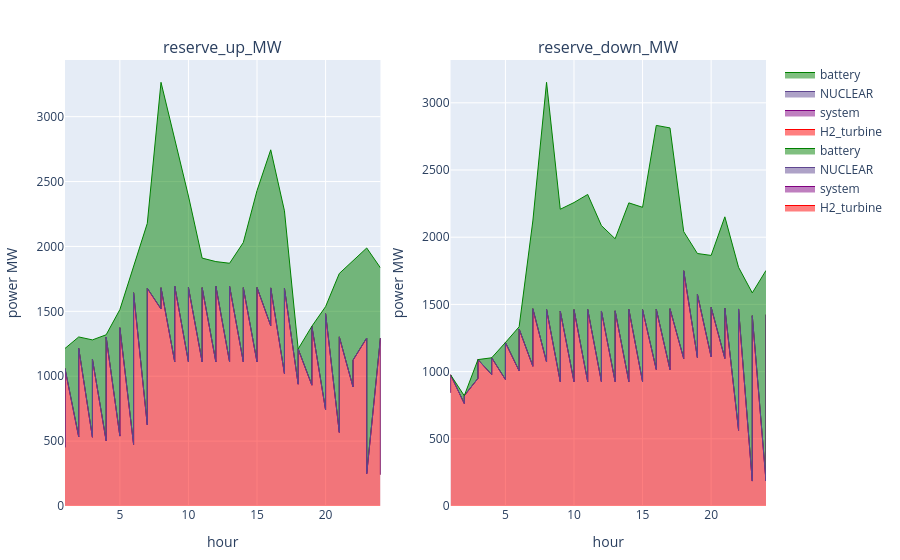

The cell this chart's notebook holds for it:
### Code cell
if !dissagregate_by_battery
    p2 = plot_reserve(reserve_uc)
else
    p1 = plot_reserve_by_fieldy(s_uc.reserve[(s_uc.reserve.configuration .== config_) .&  (s_uc.reserve.day .== day_) .&  (s_uc.reserve.resource .== "battery"),:], :reserve_up_MW, :r_id)
    p2 = plot_reserve_by_fieldy(s_uc.reserve[(s_uc.reserve.configuration .== config_) .&  (s_uc.reserve.day .== day_) .&  (s_uc.reserve.resource .== "battery"),:], :reserve_down_MW, :r_id)
    [p1 p2]
end

### Figure 1 — Plotly figure (JSON) as saved in the notebook; plotly's stock layout.template omitted (floating-point values rounded to 4 significant figures)
{"data": [{"line": {"color": "red", "shape": "line", "width": 1}, "mode": "lines", "name": "H2_turbine", "stackgroup": 1, "type": "scatter", "x": [1, 2, 3, 4, 5, 6, 7, 8, 9, 10, 11, 12, 13, 14, 15, 16, 17, 18, 19, 20, 21, 22, 23, 24, 1, 2, 3, 4, 5, 6, 7, 8, 9, 10, 11, 12, 13, 14, 15, 16, 17, 18, 19, 20, 21, 22, 23, 24], "xaxis": "x1", "y": [452.5, 532.3, 530.0, 502.6, 538.8, 474.5, 625.2, 1518.0, 1110.0, 1110.0, 1110.0, 1110.0, 1110.0, 1110.0, 1110.0, 1389.0, 1020.0, 938.6, 931.1, 740.1, 567.2, 916.8, 1294.0, 1294.0, 1058.0, 1214.0, 1131.0, 1302.0, 1374.0, 1643.0, 1677.0, 1682.0, 1694.0, 1684.0, 1682.0, 1694.0, 1693.0, 1682.0, 1683.0, 1680.0, 1677.0, 1210.0, 1385.0, 1482.0, 1303.0, 1124.0, 249.3, 241.6], "yaxis": "y1"}, {"line": {"color": "purple", "shape": "line", "width": 1}, "mode": "lines", "name": "system", "stackgroup": 1, "type": "scatter", "x": [1, 2, 3, 4, 5, 6, 7, 8, 9, 10, 11, 12, 13, 14, 15, 16, 17, 18, 19, 20, 21, 22, 23, 24, 1, 2, 3, 4, 5, 6, 7, 8, 9, 10, 11, 12, 13, 14, 15, 16, 17, 18, 19, 20, 21, 22, 23, 24], "xaxis": "x1", "y": [null, null, null, null, null, null, null, null, null, null, null, null, null, null, null, null, null, null, null, null, null, null, null, null, null, null, null, null, null, null, null, null, null, null, null, null, null, null, null, null, null, null, null, null, null, null, null, null], "yaxis": "y1"}, {"line": {"color": "rgba(95, 70, 144, 1)", "shape": "line", "width": 1}, "mode": "lines", "name": "NUCLEAR", "stackgroup": 1, "type": "scatter", "x": [1, 2, 3, 4, 5, 6, 7, 8, 9, 10, 11, 12, 13, 14, 15, 16, 17, 18, 19, 20, 21, 22, 23, 24, 1, 2, 3, 4, 5, 6, 7, 8, 9, 10, 11, 12, 13, 14, 15, 16, 17, 18, 19, 20, 21, 22, 23, 24], "xaxis": "x1", "y": [0, 0, 0, 0, 0, 0, 0, 0, 0, 0, 0, 0, 0, 0, 0, 0, 0, 0, 0, 0, 0, 0, 0, 0, 0, 0, 0, 0, 0, 0, 0, 0, 0, 0, 0, 0, 0, 0, 0, 0, 0, 0, 0, 0, 0, 0, 0, 0], "yaxis": "y1"}, {"line": {"color": "green", "shape": "line", "width": 1}, "mode": "lines", "name": "battery", "stackgroup": 1, "type": "scatter", "x": [1, 2, 3, 4, 5, 6, 7, 8, 9, 10, 11, 12, 13, 14, 15, 16, 17, 18, 19, 20, 21, 22, 23, 24, 1, 2, 3, 4, 5, 6, 7, 8, 9, 10, 11, 12, 13, 14, 15, 16, 17, 18, 19, 20, 21, 22, 23, 24], "xaxis": "x1", "y": [761.6, 770.3, 749.9, 816.6, 974.7, 1363.0, 1553.0, 1746.0, 1710.0, 1279.0, 800.1, 773.2, 760.4, 919.9, 1320.0, 1355.0, 1254.0, 271.4, 454.2, 796.2, 1224.0, 975.3, 693.7, 541.0, 155.6, 88.17, 149.3, 17.02, 139.8, 194.3, 500.7, 1583.0, 1125.0, 705.1, 227.9, 189.3, 177.6, 347.9, 746.5, 1064.0, 597.4, 9.913e-08, 1.951e-07, 54.61, 488.4, 768.1, 1739.0, 1593.0], "yaxis": "y1"}, {"line": {"color": "red", "shape": "line", "width": 1}, "mode": "lines", "name": "H2_turbine", "stackgroup": 1, "type": "scatter", "x": [1, 2, 3, 4, 5, 6, 7, 8, 9, 10, 11, 12, 13, 14, 15, 16, 17, 18, 19, 20, 21, 22, 23, 24, 1, 2, 3, 4, 5, 6, 7, 8, 9, 10, 11, 12, 13, 14, 15, 16, 17, 18, 19, 20, 21, 22, 23, 24], "xaxis": "x2", "y": [842.5, 762.7, 950.0, 977.4, 941.2, 1006.0, 1040.0, 1072.0, 925.0, 925.0, 925.0, 925.0, 925.0, 925.0, 925.0, 1016.0, 1015.0, 1096.0, 1104.0, 1110.0, 1098.0, 563.2, 185.6, 186.0, 976.5, 820.6, 1089.0, 1103.0, 1216.0, 1317.0, 1468.0, 1463.0, 1451.0, 1461.0, 1463.0, 1451.0, 1452.0, 1463.0, 1462.0, 1465.0, 1468.0, 1750.0, 1575.0, 1478.0, 1472.0, 1466.0, 1416.0, 1423.0], "yaxis": "y2"}, {"line": {"color": "purple", "shape": "line", "width": 1}, "mode": "lines", "name": "system", "stackgroup": 1, "type": "scatter", "x": [1, 2, 3, 4, 5, 6, 7, 8, 9, 10, 11, 12, 13, 14, 15, 16, 17, 18, 19, 20, 21, 22, 23, 24, 1, 2, 3, 4, 5, 6, 7, 8, 9, 10, 11, 12, 13, 14, 15, 16, 17, 18, 19, 20, 21, 22, 23, 24], "xaxis": "x2", "y": [null, null, null, null, null, null, null, null, null, null, null, null, null, null, null, null, null, null, null, null, null, null, null, null, null, null, null, null, null, null, null, null, null, null, null, null, null, null, null, null, null, null, null, null, null, null, null, null], "yaxis": "y2"}, {"line": {"color": "rgba(95, 70, 144, 1)", "shape": "line", "width": 1}, "mode": "lines", "name": "NUCLEAR", "stackgroup": 1, "type": "scatter", "x": [1, 2, 3, 4, 5, 6, 7, 8, 9, 10, 11, 12, 13, 14, 15, 16, 17, 18, 19, 20, 21, 22, 23, 24, 1, 2, 3, 4, 5, 6, 7, 8, 9, 10, 11, 12, 13, 14, 15, 16, 17, 18, 19, 20, 21, 22, 23, 24], "xaxis": "x2", "y": [0, 0, 0, 0, 0, 0, 0, 0, 0, 0, 0, 0, 0, 0, 0, 0, 0, 0, 0, 0, 0, 0, 0, 0, 0, 0, 0, 0, 0, 0, 0, 0, 0, 0, 0, 0, 0, 0, 0, 0, 0, 0, 0, 0, 0, 0, 0, 0], "yaxis": "y2"}, {"line": {"color": "green", "shape": "line", "width": 1}, "mode": "lines", "name": "battery", "stackgroup": 1, "type": "scatter", "x": [1, 2, 3, 4, 5, 6, 7, 8, 9, 10, 11, 12, 13, 14, 15, 16, 17, 18, 19, 20, 21, 22, 23, 24, 1, 2, 3, 4, 5, 6, 7, 8, 9, 10, 11, 12, 13, 14, 15, 16, 17, 18, 19, 20, 21, 22, 23, 24], "xaxis": "x2", "y": [134.0, 57.91, 139.4, 125.4, 275.0, 328.0, 1081.0, 2055.0, 1283.0, 1333.0, 1393.0, 1162.0, 1063.0, 1331.0, 1297.0, 1816.0, 1799.0, 945.1, 774.9, 754.6, 1054.0, 1213.0, 1400.0, 1567.0, 4.032e-08, 3.032e-08, 2.679e-10, 1.01e-08, 3.573e-07, 16.47, 652.9, 1689.0, 757.6, 796.4, 855.5, 635.6, 536.3, 792.6, 761.0, 1367.0, 1346.0, 291.5, 304.1, 386.1, 680.0, 310.1, 170.3, 329.5], "yaxis": "y2"}], "layout": {"annotations": [{"font": {"size": 16}, "showarrow": false, "text": "reserve_up_MW", "x": 0.225, "xanchor": "center", "xref": "paper", "y": 1, "yanchor": "bottom", "yref": "paper"}, {"font": {"size": 16}, "showarrow": false, "text": "reserve_down_MW", "x": 0.775, "xanchor": "center", "xref": "paper", "y": 1, "yanchor": "bottom", "yref": "paper"}], "margin": {"b": 50, "l": 50, "r": 50, "t": 60}, "xaxis1": {"anchor": "y1", "domain": [0, 0.45], "title": {"text": "hour"}}, "xaxis2": {"anchor": "y2", "domain": [0.55, 1], "title": {"text": "hour"}}, "yaxis1": {"anchor": "x1", "domain": [0, 1], "title": {"text": "power MW"}}, "yaxis2": {"anchor": "x2", "domain": [0, 1], "title": {"text": "power MW"}}}}
